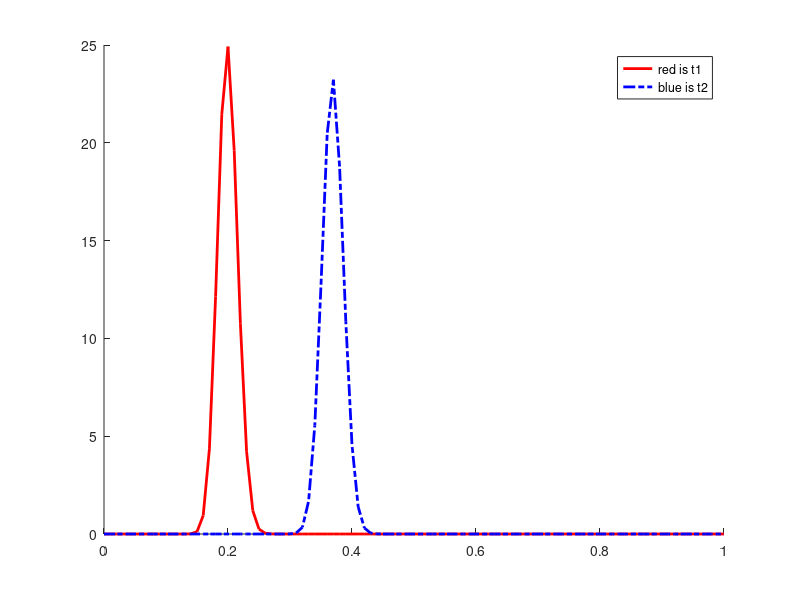

This chart was generated by the following MATLAB code:
%%AB-Testing 
% This script will contain the basics for a 2 cases test. The function
% can later on work with up to n test cases. r specifies the number of
% trials that should be used. ass can take the values 1,2,3 and determines
% the bucket allocation method.
function [sConf,pGreater] = ABTest(n,r,ass)

%default the number of rounds to 1000
if nargin < 3 || ass < 0 || ass > 3
    ass = 1;
end
%default the number of rounds to 1000
if nargin < 2 || r < 0
    r =   1000;
end
%if there are no buckets given default to 2
if nargin < 1 || n < 2
    n =   2;
end

%% Setting up the Buckets
%The interval to sample from
X = 0:.01:1;
pGreater = zeros(r,1);

%The buckets begin with a flat prior
t1 = [1,1];
t2 = [1,1];


%% Nested Functions for determining the new Bucket
    %This function iterates between the two buckets
    function bucket = uniformAssign
        if t1(2) > t2(2)
            t2(2) = t2(2) + 1;
            bucket = 2;
        else
            t1(2) = t1(2) + 1;
            bucket = 1;
        end
    end

    %This function uses randi to determine the next Assignment
    function bucket = randomAssign
        if round(rand) == 0
            t2(2) = t2(2) + 1;
            bucket = 2;
        else
            t1(2) = t1(2) + 1;
            bucket = 1;
        end
    end

    function bucket = minEntropyAssign
        %calculate entropy difference for both buckets
        t1EntDiff = abs(betaEntropy(t1(1),t1(2)) - betaEntropy(t1(1),t1(2)+1));
        t2EntDiff = abs(betaEntropy(t2(1),t2(2)) - betaEntropy(t2(1),t2(2)+1));
        
        if t1EntDiff > t2EntDiff
            t1(2) = t1(2) + 1;
            bucket = 1;
        else
            t2(2) = t2(2) + 1;
            bucket = 2;
        end
        
    end

%% Run the Test r times
%run the test n times
sConf = 0;
for i=1:r
    
    %calculate P(t1>t2)
    t1c = num2cell(t1);
    t2c = num2cell(t2);
    fun = @(x) betapdf(x,t1c{:}) .* betacdf(x,t2c{:});
    q = integral(fun,0,1);
    pGreater(i) = q;
    
    if (sConf == 0 && (q > 0.95 || q < 0.05))
        sConf = i;
    end
    
    %decide what bucket to take
    switch ass
        case 1
            b = uniformAssign;
        case 2
            b = randomAssign;
        case 3
            b = minEntropyAssign;
    end
    
    %decide if there is a success
    if(b == 1) && (binornd(1,0.25) > 0.5)      
        t1(1) = t1(1) + 1;
        
    else
        if(binornd(1,0.35) > 0.5)
            t2(1) = t2(1) + 1;
        end
    end
  
end
%% plot the created distributions
X = 0:.01:1;
t1c = num2cell(t1);
t2c = num2cell(t2);
y1 = betapdf(X,t1c{:});
y2 = betapdf(X,t2c{:});
figure
hold on
plot(X,y1,'Color','r','LineWidth',2)
plot(X,y2,'LineStyle','-.','Color','b','LineWidth',2)
legend({'red is t1','blue is t2'},'Location','NorthEast');
hold off
end
